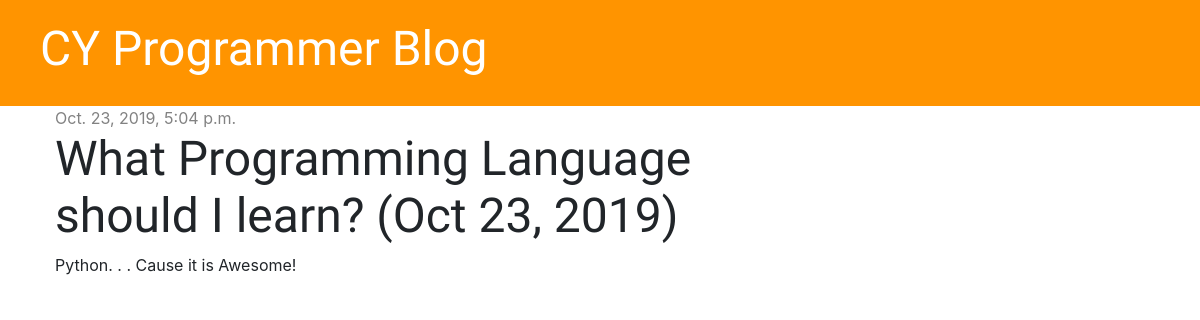
/post/1, run on the app's committed database.
### blog/models.py (models this page shows, shortened)
class Post(models.Model):
    author = models.ForeignKey('auth.User', on_delete=models.CASCADE)
    title = models.CharField(max_length=200)
    text = models.TextField()
    created_date = models.DateTimeField(default=timezone.now)
    published_date = models.DateTimeField(blank=True, null=True)

### blog/views.py (the view)
# urls.py: path('post/<int:pk>', views.post_detail, name='post_detail'),
def post_detail(request, pk):
    post = get_object_or_404(Post, pk=pk)
    stuff_for_frontend = {'post': post}
    return render(request, 'blog/post_detail.html', stuff_for_frontend)

### blog/templates/blog/post_detail.html (shortened to what this page needs)
{% extends 'blog/base.html' %}
{% block content %}
    <div class="post">
        {% if post.published_date %}
            <div class="date">
                {{ post.published_date }}
            </div>
        {% endif %}
        <h1>{{ post.title }}</h1>
        <p>{{ post.text|linebreaksbr }}</p>
    </div>
{% endblock %}

### blog/static/css/blog.css (style rules this page uses)
h1, h2, h3, h4 { font-family: 'Tangerine', 'Inconsolata', 'Droid Sans', serif; font-size: 48px; }
.date { color: #828282; }
.post { margin-bottom: 70px; }

### data on the page
Post: published_date "Oct. 23, 2019, 5:04 p.m.", title "What Programming Language should I learn? (Oct 23, 2019)", text "Python. . . Cause it is Awesome!"
